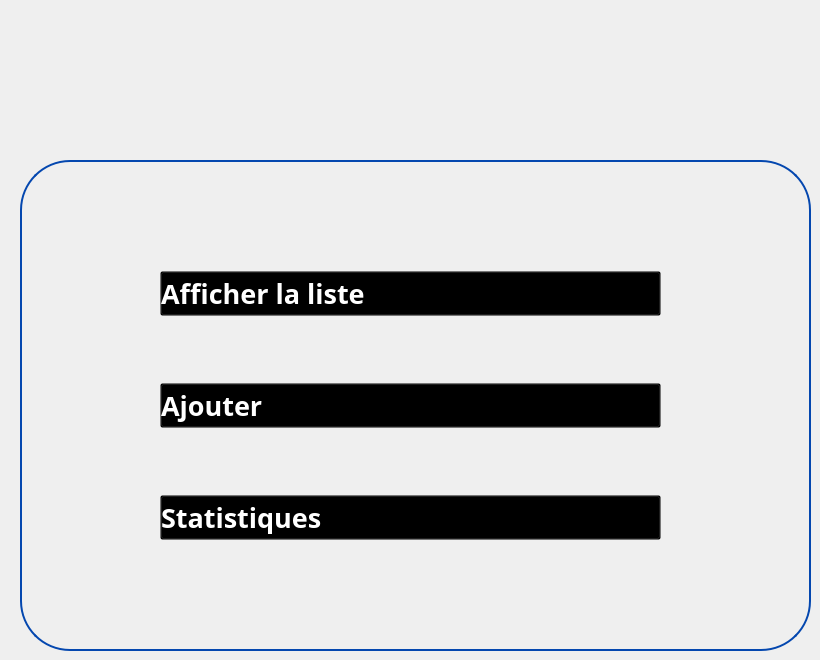
   <widget class="QWidget" name="equipement">
    <widget class="QLabel" name="label_32">
     <property name="geometry">
      <rect>
       <x>330</x>
       <y>-10</y>
       <width>181</width>
       <height>161</height>
      </rect>
     </property>
     <property name="styleSheet">
      <string notr="true">background:transparent;</string>
     </property>
     <property name="text">
      <string/>
     </property>
     <property name="pixmap">
      <pixmap>:/Downloads/wetransfer_icons_2024-02-06_1419/icons/equipments.png</pixmap>
     </property>
     <property name="scaledContents">
      <bool>true</bool>
     </property>
    </widget>
    <widget class="QGroupBox" name="groupBox_50">
     <property name="geometry">
      <rect>
       <x>20</x>
       <y>160</y>
       <width>791</width>
       <height>491</height>
      </rect>
     </property>
     <property name="styleSheet">
      <string notr="true">QGroupBox {
	border-radius:50px;
    border: 2px solid #0447AF; /* Red border */
}
</string>
     </property>
     <property name="title">
      <string/>
     </property>
     <widget class="QLabel" name="label_160">
      <property name="geometry">
       <rect>
        <x>190</x>
        <y>30</y>
        <width>51</width>
        <height>51</height>
       </rect>
      </property>
      <property name="text">
       <string/>
      </property>
      <property name="pixmap">
       <pixmap>../../Downloads/wetransfer_gestion-de-formations_2024-02-16_1550/icons/client.png</pixmap>
      </property>
      <property name="scaledContents">
       <bool>true</bool>
      </property>
     </widget>
     <widget class="QWidget" name="horizontalLayoutWidget_25">
      <property name="geometry">
       <rect>
        <x>140</x>
        <y>50</y>
        <width>501</width>
        <height>391</height>
       </rect>
      </property>
      <layout class="QVBoxLayout" name="verticalLayout_4">
       <item>
        <widget class="QPushButton" name="pushButton_153">
         <property name="font">
          <font>
           <family>Gill Sans MT</family>
           <pointsize>20</pointsize>
           <weight>75</weight>
           <bold>true</bold>
          </font>
         </property>
         <property name="styleSheet">
          <string notr="true">QPushButton:hover {
    color: blue;
    background: transparent;
}

QPushButton {
    text-align: left;
    background: transparent;
    color: rgb(255,255,255);
}
</string>
         </property>
         <property name="text">
          <string>Afficher la liste</string>
         </property>
         <property name="icon">
          <iconset>
           <normaloff>../../Downloads/wetransfer_icons_2024-02-06_1419/icons/liste-de-controle.png</normaloff>../../Downloads/wetransfer_icons_2024-02-06_1419/icons/liste-de-controle.png</iconset>
         </property>
         <property name="iconSize">
          <size>
           <width>50</width>
           <height>46</height>
          </size>
         </property>
        </widget>
       </item>
       <item>
        <widget class="QPushButton" name="pushButton_154">
         <property name="font">
          <font>
           <family>Gill Sans MT</family>
           <pointsize>20</pointsize>
           <weight>75</weight>
           <bold>true</bold>
          </font>
         </property>
         <property name="styleSheet">
          <string notr="true">QPushButton:hover {
    color: blue;
    background: transparent;
}

QPushButton {
    text-align: left;
    background: transparent;
    color: rgb(255,255,255);
}
</string>
         </property>
         <property name="text">
          <string>Ajouter </string>
         </property>
         <property name="icon">
          <iconset>
           <normaloff>../../Downloads/wetransfer_icons_2024-02-06_1419/icons/image (3).png</normaloff>../../Downloads/wetransfer_icons_2024-02-06_1419/icons/image (3).png</iconset>
         </property>
         <property name="iconSize">
          <size>
           <width>50</width>
           <height>46</height>
          </size>
         </property>
        </widget>
       </item>
       <item>
        <widget class="QPushButton" name="pushButton_155">
         <property name="font">
          <font>
           <family>Gill Sans MT</family>
           <pointsize>20</pointsize>
           <weight>75</weight>
           <bold>true</bold>
          </font>
         </property>
         <property name="styleSheet">
          <string notr="true">QPushButton:hover {
    color: blue;
    background: transparent;
}

QPushButton {
    text-align: left;
    background: transparent;
    color: rgb(255,255,255);
}

</string>
         </property>
         <property name="text">
          <string>Statistiques</string>
         </property>
         <property name="icon">
          <iconset>
           <normaloff>../../Downloads/wetransfer_icons_2024-02-06_1419/icons/image (2).png</normaloff>../../Downloads/wetransfer_icons_2024-02-06_1419/icons/image (2).png</iconset>
         </property>
         <property name="iconSize">
          <size>
           <width>50</width>
           <height>46</height>
          </size>
         </property>
        </widget>
       </item>
      </layout>
     </widget>
    </widget>
   </widget>
